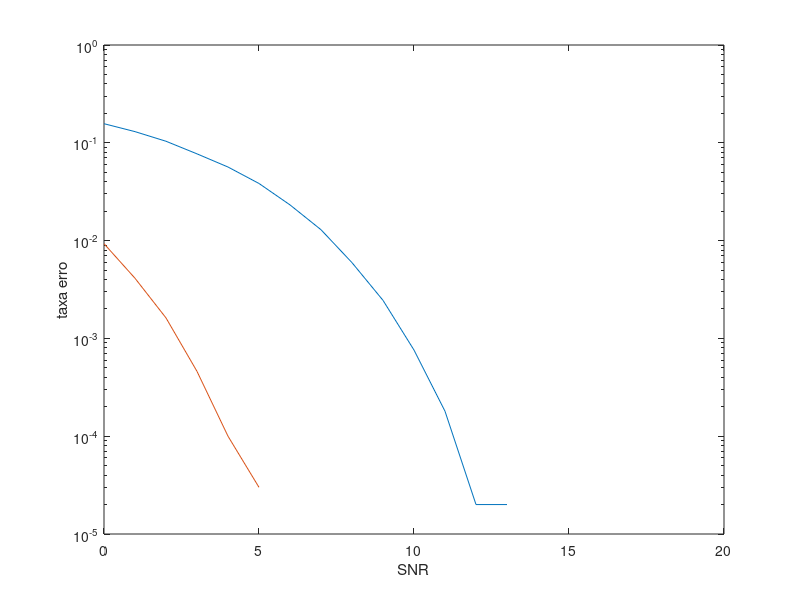
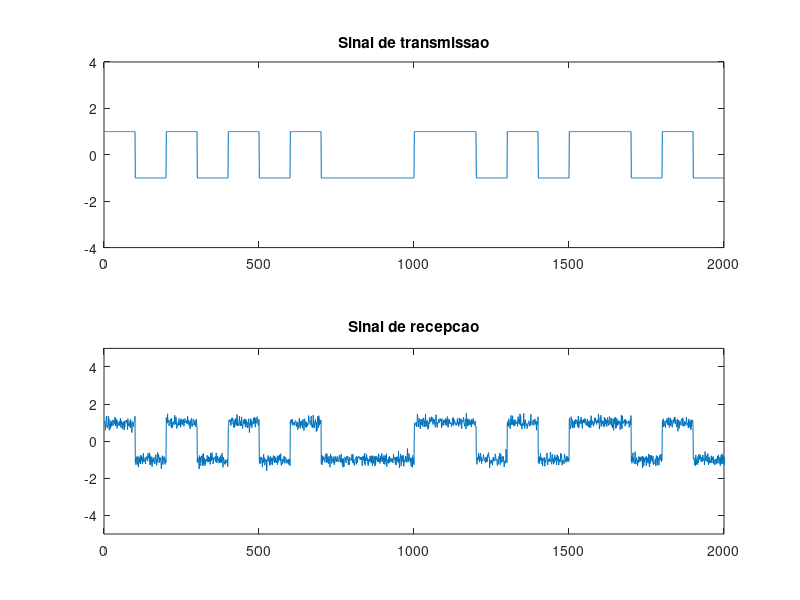
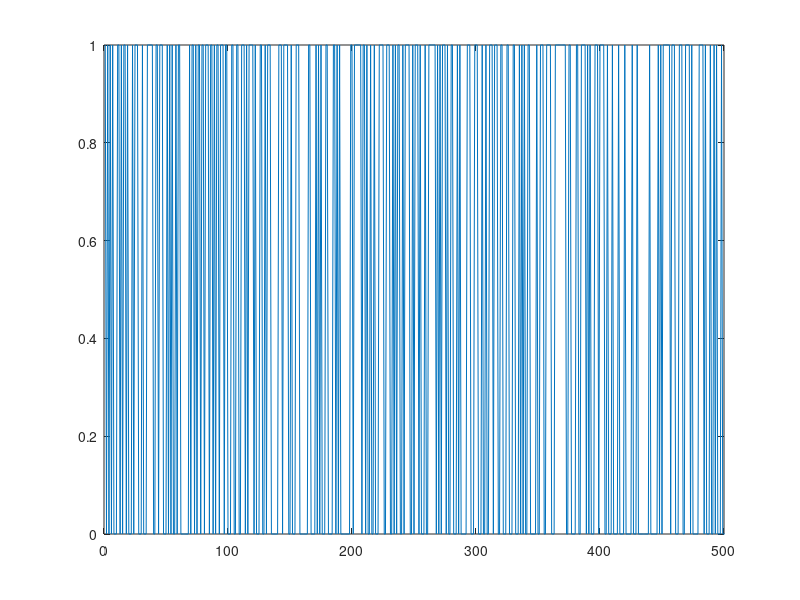

MATLAB code for these plots, in order:
%% Presença do ruído:
% Formatando em vários níveis

clear all
close all
clc

% Formatando em mais de 1 nível



N = 100; %amostras por simbolo
M = 2;  % Número de níveis
t_final = 5; %tempo final seg
Rb = 1e3; %taxa de transmissao
Rs = log2(M)/Rb; %taxa de simbolo
t = [0:(1/(Rb*N)):t_final];
fs = Rb*N;

A = 1; % Amplitude máxima
dist_nivel = 2; %Distancia entre níveis

% Número de bits por nível
l = log2(M);

% Gerando número de símbolos:
num_simb = 100000;

% Informação de entrada
info_bin = randint(1, num_simb*l);

% Fazendo o reshape para o bi2de
info_bin = transpose(reshape(info_bin, l , num_simb));

% Transformando em decimal à cada 2 bits:
info = bi2de(info_bin, 'left-msb')*dist_nivel-A;%----- Mapeamento: 00 --> 0 --> -3
info_up = upsample(info,N);                 %             01 --> 1 --> -1
                                            %             10 --> 2 -->  2
                                            %             11 --> 3 -->  3
% Filtrando
filtro = ones(1, N);
info_tx = filter(filtro, 1, info_up);

filtro2 = fir1(40, ((2*10e3)/fs));



% Gerando o sinal de saída com ruído: 
vari = 2;
mean = 0;
                                                        %outramaneira: Não utilizar vari, utiliza AWGN, relação sinal ruído                                                                          

SNR_min = 0; %ruido = sqrt(vari)*rand(length(info_tx), 1)+mean;        (dB)
SNR_max = 15;
SNR_vec = [SNR_min:SNR_max];

for SNR = 0:15
    info_rx = awgn(info_tx,SNR, 'measured'); %info_rx = info_tx + ruido;                              %
    
    limiar = 0;
    a = info_rx;
    
    info_hat = a(N/2:N:end) > limiar;
    
    num_erro(SNR +1) = sum(xor(info_bin, info_hat));
    taxa_erro(SNR + 1) = num_erro(SNR+1)/length(info_bin);
end




for SNR = 0:15
    info_rx2 = awgn(info_tx,SNR, 'measured'); %info_rx = info_tx + ruido;    %
    filtraruido = filter(filtro2, 1, info_rx2);
    limiar = 0;
    a2 = filtraruido;
    
    info_hat2 = a2(N/2:N:end) > limiar;
    
    num_erro2(SNR +1) = sum(xor(info_bin, info_hat2));
    taxa_erro2(SNR + 1) = num_erro2(SNR+1)/length(info_bin);
end



figure(2)
semilogy(SNR_vec, taxa_erro)
xlabel('SNR')
ylabel('taxa erro')
hold on
semilogy(SNR_vec, taxa_erro2)
%xlabel('SNR')
%ylabel('taxa erro')




% plotando
figure(3)
subplot(2,1,1);
plot(info_tx)
xlim([0 20*N])
ylim([-4 4])
title('Sinal de transmissao');

subplot(2,1,2);
plot(info_rx)
xlim([0 20*N])
ylim([-5 5])
title('Sinal de recepcao');



figure(4)


plot(info_hat)
xlim([0 500])

